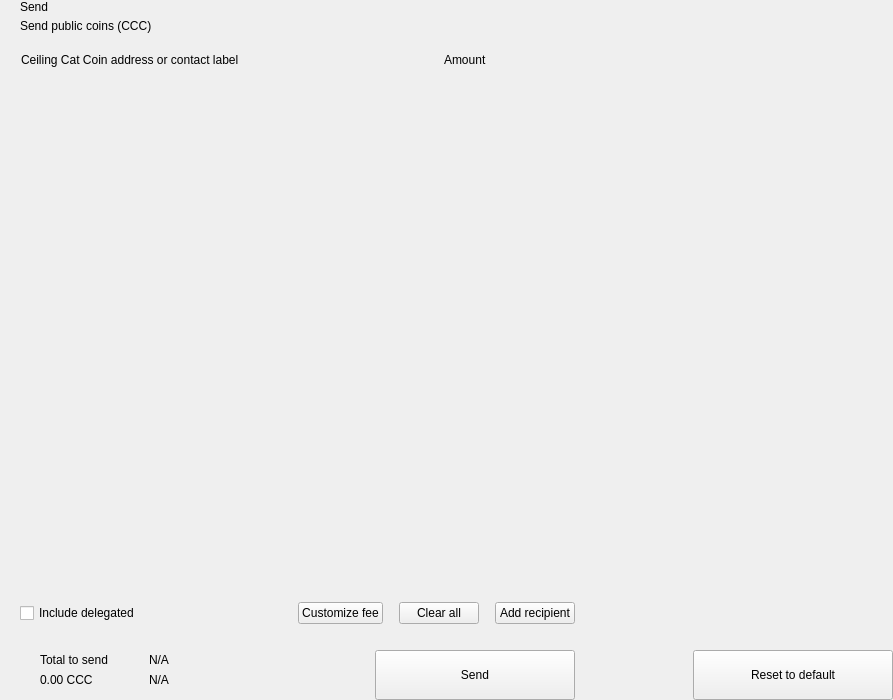
<?xml version="1.0" encoding="UTF-8"?>
<ui version="4.0">
 <class>send</class>
 <widget class="QWidget" name="send">
  <property name="geometry">
   <rect>
    <x>0</x>
    <y>0</y>
    <width>893</width>
    <height>700</height>
   </rect>
  </property>
  <property name="windowTitle">
   <string>Form</string>
  </property>
  <layout class="QHBoxLayout" name="horizontalLayout_2" stretch="2,1">
   <property name="spacing">
    <number>0</number>
   </property>
   <property name="leftMargin">
    <number>0</number>
   </property>
   <property name="topMargin">
    <number>0</number>
   </property>
   <property name="rightMargin">
    <number>0</number>
   </property>
   <property name="bottomMargin">
    <number>0</number>
   </property>
   <item>
    <widget class="QWidget" name="left" native="true">
     <layout class="QVBoxLayout" name="verticalLayout_3">
      <property name="spacing">
       <number>0</number>
      </property>
      <property name="leftMargin">
       <number>0</number>
      </property>
      <property name="topMargin">
       <number>0</number>
      </property>
      <property name="rightMargin">
       <number>0</number>
      </property>
      <property name="bottomMargin">
       <number>0</number>
      </property>
      <item>
       <layout class="QVBoxLayout" name="verticalLayout_22" stretch="0,0,0,1,0,0,0,0">
        <property name="spacing">
         <number>0</number>
        </property>
        <item>
         <layout class="QHBoxLayout" name="horizontalLayout_3">
          <property name="spacing">
           <number>0</number>
          </property>
          <property name="leftMargin">
           <number>20</number>
          </property>
          <property name="rightMargin">
           <number>20</number>
          </property>
          <item>
           <layout class="QVBoxLayout" name="verticalLayout">
            <property name="spacing">
             <number>5</number>
            </property>
            <item>
             <widget class="QLabel" name="labelTitle">
              <property name="text">
               <string>Send</string>
              </property>
              <property name="alignment">
               <set>Qt::AlignLeading|Qt::AlignLeft|Qt::AlignVCenter</set>
              </property>
             </widget>
            </item>
            <item>
             <widget class="QLabel" name="labelSubtitle1">
              <property name="text">
               <string>Send public coins (CCC)</string>
              </property>
             </widget>
            </item>
           </layout>
          </item>
          <item>
           <spacer name="horizontalSpacer">
            <property name="orientation">
             <enum>Qt::Horizontal</enum>
            </property>
            <property name="sizeHint" stdset="0">
             <size>
              <width>40</width>
              <height>20</height>
             </size>
            </property>
           </spacer>
          </item>
         </layout>
        </item>
        <item>
         <spacer name="verticalSpacer_2">
          <property name="orientation">
           <enum>Qt::Vertical</enum>
          </property>
          <property name="sizeType">
           <enum>QSizePolicy::Fixed</enum>
          </property>
          <property name="sizeHint" stdset="0">
           <size>
            <width>20</width>
            <height>20</height>
           </size>
          </property>
         </spacer>
        </item>
        <item>
         <layout class="QHBoxLayout" name="horizontalLayout" stretch="6,0,2">
          <property name="spacing">
           <number>0</number>
          </property>
          <property name="leftMargin">
           <number>10</number>
          </property>
          <property name="topMargin">
           <number>0</number>
          </property>
          <property name="rightMargin">
           <number>20</number>
          </property>
          <property name="bottomMargin">
           <number>0</number>
          </property>
          <item>
           <widget class="QLabel" name="labelSubtitleAddress">
            <property name="styleSheet">
             <string notr="true">margin-left:8px;</string>
            </property>
            <property name="text">
             <string>Ceiling Cat Coin address or contact label</string>
            </property>
           </widget>
          </item>
          <item>
           <spacer name="horizontalSpacer_3">
            <property name="orientation">
             <enum>Qt::Horizontal</enum>
            </property>
            <property name="sizeType">
             <enum>QSizePolicy::Fixed</enum>
            </property>
            <property name="sizeHint" stdset="0">
             <size>
              <width>40</width>
              <height>1</height>
             </size>
            </property>
           </spacer>
          </item>
          <item>
           <widget class="QLabel" name="labelSubtitleAmount">
            <property name="text">
             <string>Amount</string>
            </property>
           </widget>
          </item>
         </layout>
        </item>
        <item>
         <widget class="QScrollArea" name="scrollArea">
          <property name="minimumSize">
           <size>
            <width>0</width>
            <height>350</height>
           </size>
          </property>
          <property name="styleSheet">
           <string notr="true">#scrollArea {
            background:transparent;
            margin-top:10px;
}</string>
          </property>
          <property name="horizontalScrollBarPolicy">
           <enum>Qt::ScrollBarAlwaysOff</enum>
          </property>
          <property name="sizeAdjustPolicy">
           <enum>QAbstractScrollArea::AdjustIgnored</enum>
          </property>
          <property name="widgetResizable">
           <bool>true</bool>
          </property>
          <property name="alignment">
           <set>Qt::AlignLeading|Qt::AlignLeft|Qt::AlignTop</set>
          </property>
          <widget class="QWidget" name="scrollAreaWidgetContents">
           <property name="geometry">
            <rect>
             <x>0</x>
             <y>0</y>
             <width>591</width>
             <height>16</height>
            </rect>
           </property>
           <property name="sizePolicy">
            <sizepolicy hsizetype="Preferred" vsizetype="Maximum">
             <horstretch>0</horstretch>
             <verstretch>0</verstretch>
            </sizepolicy>
           </property>
           <property name="autoFillBackground">
            <bool>false</bool>
           </property>
           <property name="styleSheet">
            <string notr="true">#scrollAreaWidgetContents {
             background:transparent;
             }</string>
           </property>
           <layout class="QVBoxLayout" name="verticalLayout_7">
            <property name="spacing">
             <number>0</number>
            </property>
            <property name="sizeConstraint">
             <enum>QLayout::SetDefaultConstraint</enum>
            </property>
            <property name="leftMargin">
             <number>0</number>
            </property>
            <property name="topMargin">
             <number>0</number>
            </property>
            <property name="rightMargin">
             <number>0</number>
            </property>
            <property name="bottomMargin">
             <number>0</number>
            </property>
           </layout>
          </widget>
         </widget>
        </item>
        <item>
         <spacer name="verticalSpacer_4">
          <property name="orientation">
           <enum>Qt::Vertical</enum>
          </property>
          <property name="sizeType">
           <enum>QSizePolicy::Fixed</enum>
          </property>
          <property name="sizeHint" stdset="0">
           <size>
            <width>20</width>
            <height>20</height>
           </size>
          </property>
         </spacer>
        </item>
        <item>
         <layout class="QHBoxLayout" name="horizontalLayout_20">
          <property name="spacing">
           <number>6</number>
          </property>
          <property name="leftMargin">
           <number>20</number>
          </property>
          <property name="rightMargin">
           <number>20</number>
          </property>
          <item>
           <widget class="QCheckBox" name="checkBoxDelegations">
            <property name="layoutDirection">
             <enum>Qt::LeftToRight</enum>
            </property>
            <property name="text">
             <string>Include delegated</string>
            </property>
           </widget>
          </item>
          <item>
           <spacer name="horizontalSpacer_4">
            <property name="orientation">
             <enum>Qt::Horizontal</enum>
            </property>
            <property name="sizeHint" stdset="0">
             <size>
              <width>10</width>
              <height>20</height>
             </size>
            </property>
           </spacer>
          </item>
          <item>
           <widget class="QPushButton" name="pushButtonFee">
            <property name="focusPolicy">
             <enum>Qt::NoFocus</enum>
            </property>
            <property name="text">
             <string>Customize fee</string>
            </property>
           </widget>
          </item>
          <item>
           <spacer name="horizontalSpacer_11">
            <property name="orientation">
             <enum>Qt::Horizontal</enum>
            </property>
            <property name="sizeType">
             <enum>QSizePolicy::Minimum</enum>
            </property>
            <property name="sizeHint" stdset="0">
             <size>
              <width>10</width>
              <height>20</height>
             </size>
            </property>
           </spacer>
          </item>
          <item>
           <widget class="QPushButton" name="pushButtonClear">
            <property name="focusPolicy">
             <enum>Qt::NoFocus</enum>
            </property>
            <property name="layoutDirection">
             <enum>Qt::RightToLeft</enum>
            </property>
            <property name="text">
             <string>Clear all</string>
            </property>
           </widget>
          </item>
          <item>
           <spacer name="horizontalSpacer_6">
            <property name="orientation">
             <enum>Qt::Horizontal</enum>
            </property>
            <property name="sizeType">
             <enum>QSizePolicy::Fixed</enum>
            </property>
            <property name="sizeHint" stdset="0">
             <size>
              <width>10</width>
              <height>20</height>
             </size>
            </property>
           </spacer>
          </item>
          <item>
           <widget class="QPushButton" name="pushButtonAddRecipient">
            <property name="focusPolicy">
             <enum>Qt::NoFocus</enum>
            </property>
            <property name="text">
             <string>Add recipient</string>
            </property>
           </widget>
          </item>
         </layout>
        </item>
        <item>
         <spacer name="verticalSpacer">
          <property name="orientation">
           <enum>Qt::Vertical</enum>
          </property>
          <property name="sizeType">
           <enum>QSizePolicy::Fixed</enum>
          </property>
          <property name="sizeHint" stdset="0">
           <size>
            <width>20</width>
            <height>16</height>
           </size>
          </property>
         </spacer>
        </item>
        <item>
         <layout class="QHBoxLayout" name="horizontalLayout_7">
          <property name="rightMargin">
           <number>20</number>
          </property>
          <item>
           <layout class="QHBoxLayout" name="horizontalLayout_10">
            <property name="spacing">
             <number>0</number>
            </property>
            <property name="leftMargin">
             <number>8</number>
            </property>
            <item>
             <widget class="QStackedWidget" name="stackedWidget">
              <property name="minimumSize">
               <size>
                <width>0</width>
                <height>60</height>
               </size>
              </property>
              <property name="maximumSize">
               <size>
                <width>16777215</width>
                <height>60</height>
               </size>
              </property>
              <widget class="QWidget" name="page1">
               <layout class="QVBoxLayout" name="verticalLayout_71" stretch="0">
                <property name="spacing">
                 <number>6</number>
                </property>
                <property name="leftMargin">
                 <number>12</number>
                </property>
                <property name="topMargin">
                 <number>0</number>
                </property>
                <property name="rightMargin">
                 <number>0</number>
                </property>
                <property name="bottomMargin">
                 <number>0</number>
                </property>
                <item>
                 <widget class="QWidget" name="coinWidget" native="true">
                  <property name="minimumSize">
                   <size>
                    <width>0</width>
                    <height>60</height>
                   </size>
                  </property>
                  <property name="maximumSize">
                   <size>
                    <width>16777215</width>
                    <height>60</height>
                   </size>
                  </property>
                  <layout class="QHBoxLayout" name="horizontalLayout_9">
                   <property name="spacing">
                    <number>0</number>
                   </property>
                   <property name="leftMargin">
                    <number>20</number>
                   </property>
                   <property name="topMargin">
                    <number>10</number>
                   </property>
                   <property name="rightMargin">
                    <number>20</number>
                   </property>
                   <property name="bottomMargin">
                    <number>10</number>
                   </property>
                   <item>
                    <layout class="QVBoxLayout" name="verticalSend">
                     <property name="spacing">
                      <number>0</number>
                     </property>
                     <item>
                      <widget class="QLabel" name="labelTitleTotalSend">
                       <property name="text">
                        <string>Total to send</string>
                       </property>
                      </widget>
                     </item>
                     <item>
                      <widget class="QLabel" name="labelAmountSend">
                       <property name="text">
                        <string notr="true">0.00 CCC</string>
                       </property>
                      </widget>
                     </item>
                    </layout>
                   </item>
                   <item>
                    <spacer name="horizontalSpacer_9">
                     <property name="orientation">
                      <enum>Qt::Horizontal</enum>
                     </property>
                     <property name="sizeType">
                      <enum>QSizePolicy::Fixed</enum>
                     </property>
                     <property name="sizeHint" stdset="0">
                      <size>
                       <width>20</width>
                       <height>20</height>
                      </size>
                     </property>
                    </spacer>
                   </item>
                   <item>
                    <widget class="QLabel" name="labelLine">
                     <property name="minimumSize">
                      <size>
                       <width>1</width>
                       <height>0</height>
                      </size>
                     </property>
                     <property name="maximumSize">
                      <size>
                       <width>1</width>
                       <height>16777215</height>
                      </size>
                     </property>
                     <property name="text">
                      <string/>
                     </property>
                    </widget>
                   </item>
                   <item>
                    <spacer name="horizontalSpacer_10">
                     <property name="orientation">
                      <enum>Qt::Horizontal</enum>
                     </property>
                     <property name="sizeType">
                      <enum>QSizePolicy::Fixed</enum>
                     </property>
                     <property name="sizeHint" stdset="0">
                      <size>
                       <width>20</width>
                       <height>20</height>
                      </size>
                     </property>
                    </spacer>
                   </item>
                   <item>
                    <layout class="QVBoxLayout" name="verticalRemaining">
                     <property name="spacing">
                      <number>0</number>
                     </property>
                     <item>
                      <widget class="QLabel" name="labelTitleTotalRemaining">
                       <property name="text">
                        <string notr="true">N/A</string>
                       </property>
                      </widget>
                     </item>
                     <item>
                      <widget class="QLabel" name="labelAmountRemaining">
                       <property name="text">
                        <string notr="true">N/A</string>
                       </property>
                      </widget>
                     </item>
                    </layout>
                   </item>
                  </layout>
                 </widget>
                </item>
               </layout>
              </widget>
              <widget class="QWidget" name="page_2"/>
             </widget>
            </item>
           </layout>
          </item>
          <item>
           <spacer name="horizontalSpacer_5">
            <property name="orientation">
             <enum>Qt::Horizontal</enum>
            </property>
            <property name="sizeType">
             <enum>QSizePolicy::Expanding</enum>
            </property>
            <property name="sizeHint" stdset="0">
             <size>
              <width>40</width>
              <height>20</height>
             </size>
            </property>
           </spacer>
          </item>
          <item alignment="Qt::AlignBottom">
           <widget class="QPushButton" name="pushButtonSave">
            <property name="minimumSize">
             <size>
              <width>200</width>
              <height>50</height>
             </size>
            </property>
            <property name="maximumSize">
             <size>
              <width>200</width>
              <height>50</height>
             </size>
            </property>
            <property name="focusPolicy">
             <enum>Qt::NoFocus</enum>
            </property>
            <property name="text">
             <string>Send</string>
            </property>
           </widget>
          </item>
         </layout>
        </item>
       </layout>
      </item>
     </layout>
    </widget>
   </item>
   <item>
    <widget class="QWidget" name="right" native="true">
     <layout class="QVBoxLayout" name="verticalLayout_5">
      <property name="leftMargin">
       <number>0</number>
      </property>
      <property name="topMargin">
       <number>0</number>
      </property>
      <property name="rightMargin">
       <number>0</number>
      </property>
      <property name="bottomMargin">
       <number>0</number>
      </property>
      <item>
       <layout class="QVBoxLayout" name="verticalLayout_4">
        <property name="spacing">
         <number>6</number>
        </property>
        <item>
         <widget class="OptionButton" name="btnCoinControl" native="true">
          <property name="minimumSize">
           <size>
            <width>0</width>
            <height>50</height>
           </size>
          </property>
         </widget>
        </item>
        <item>
         <widget class="OptionButton" name="btnChangeAddress" native="true">
          <property name="minimumSize">
           <size>
            <width>0</width>
            <height>50</height>
           </size>
          </property>
         </widget>
        </item>
        <item>
         <widget class="OptionButton" name="btnUri" native="true">
          <property name="minimumSize">
           <size>
            <width>0</width>
            <height>50</height>
           </size>
          </property>
         </widget>
        </item>
        <item>
         <spacer name="verticalSpacer_5">
          <property name="orientation">
           <enum>Qt::Vertical</enum>
          </property>
          <property name="sizeHint" stdset="0">
           <size>
            <width>20</width>
            <height>40</height>
           </size>
          </property>
         </spacer>
        </item>
        <item>
         <layout class="QHBoxLayout" name="horizontalLayout_8">
          <item>
           <spacer name="horizontalSpacer_7">
            <property name="orientation">
             <enum>Qt::Horizontal</enum>
            </property>
            <property name="sizeHint" stdset="0">
             <size>
              <width>40</width>
              <height>20</height>
             </size>
            </property>
           </spacer>
          </item>
          <item>
           <widget class="QPushButton" name="pushButtonReset">
            <property name="minimumSize">
             <size>
              <width>200</width>
              <height>50</height>
             </size>
            </property>
            <property name="maximumSize">
             <size>
              <width>200</width>
              <height>50</height>
             </size>
            </property>
            <property name="focusPolicy">
             <enum>Qt::NoFocus</enum>
            </property>
            <property name="text">
             <string>Reset to default</string>
            </property>
           </widget>
          </item>
         </layout>
        </item>
       </layout>
      </item>
     </layout>
    </widget>
   </item>
  </layout>
 </widget>
 <customwidgets>
  <customwidget>
   <class>OptionButton</class>
   <extends>QWidget</extends>
   <header>qt/ccc/optionbutton.h</header>
   <container>1</container>
  </customwidget>
 </customwidgets>
 <resources/>
 <connections/>
</ui>
